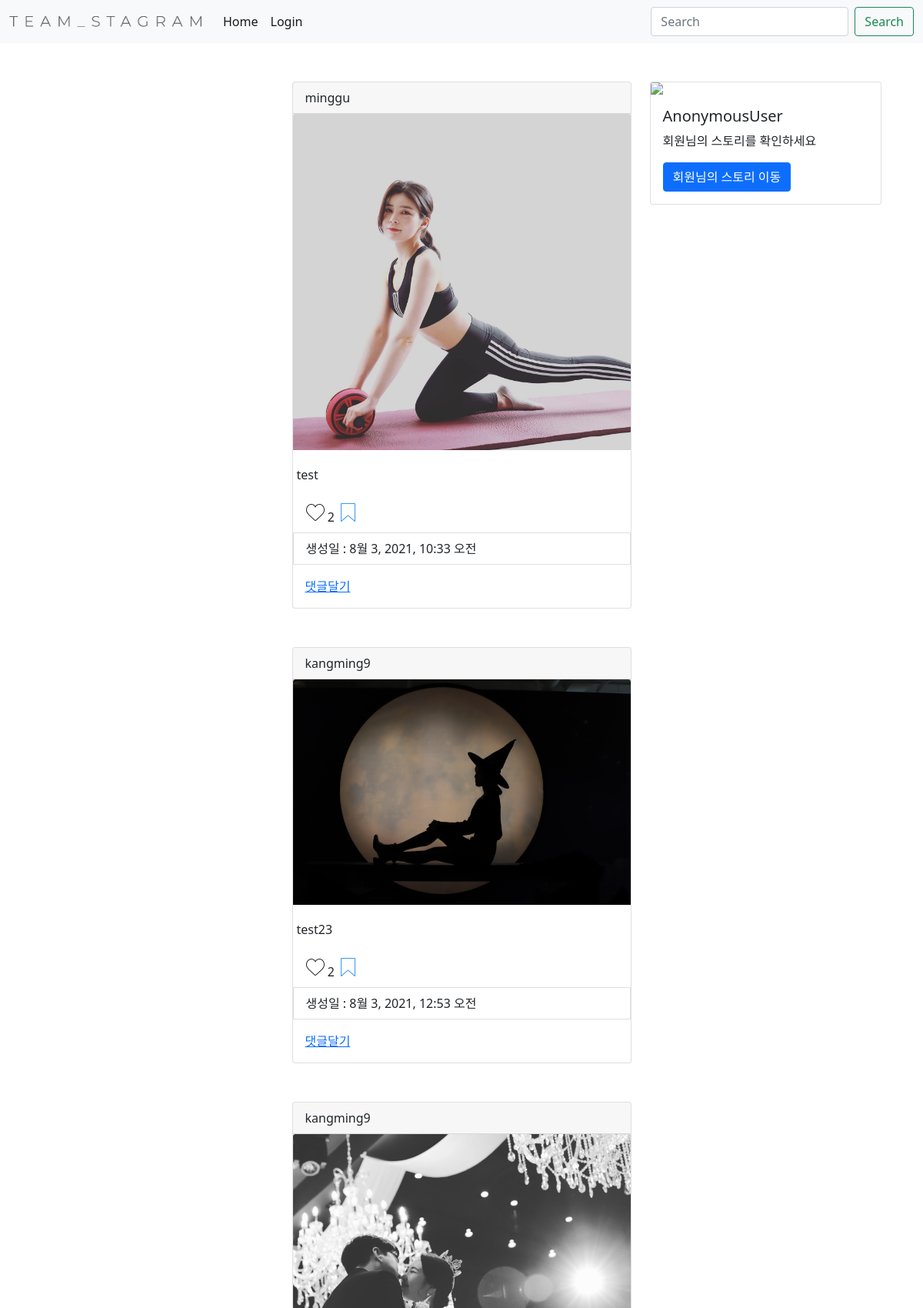
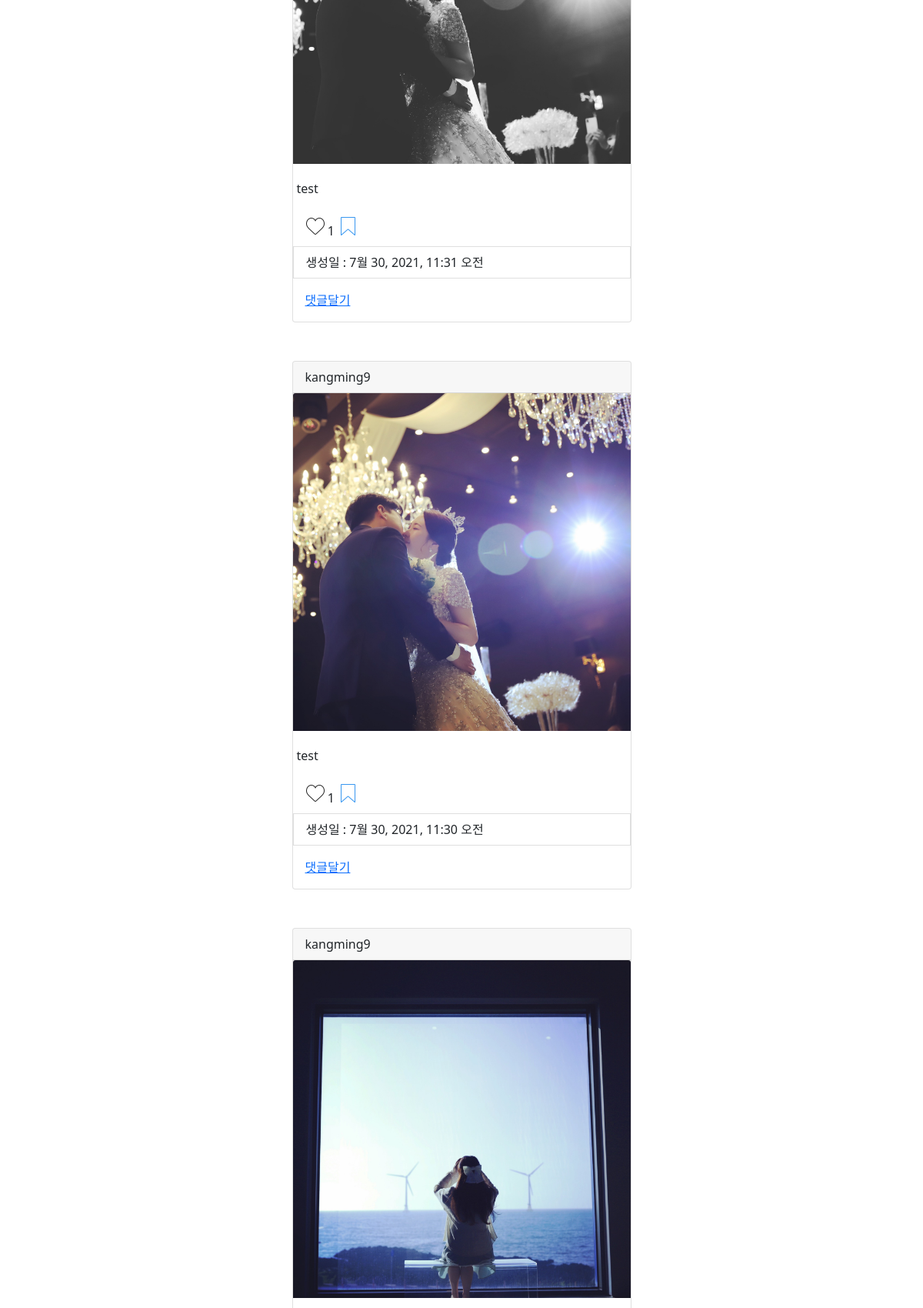
The page / (upper part) on the database its author committed (2 pictures, top to bottom).
### post/models.py (models this page shows, shortened)
class Post(models.Model):
    author = models.ForeignKey(User, on_delete=models.CASCADE, related_name='user')
    text = models.TextField(blank=True)
    image = models.ImageField(upload_to= 'timeline_photo/%Y/%m/%d')
    created = models.DateTimeField(auto_now_add=True)
    updated = models.DateTimeField(auto_now=True)
    like = models.ManyToManyField(User, related_name='like_post', blank=True)
    favorite = models.ManyToManyField(User, related_name='favorite_post', blank=True)
    class Meta:
        ordering = ['-created']

### post/views.py (the view)
# urls.py: path("", PostList.as_view(), name='index'),
class PostList(ListView):
    model = Post
    template_name_suffix = '_list'

### post/templates/post/post_list.html (shortened to what this page needs)
{% extends 'base.html' %}
{% block content %}
<div class="container">
    <div class="row">
        <div class="col"></div>
        <div class="col-5">
            {% for object in object_list %}
            <article class="card mb-4" style="margin-top: 50px;">
                <div class="card-header">
                    {{ object.author }}
                </div>
                <img src="{{ object.image.url }}" class="card-img-top" alt="...">
                <p class="card-text" style="margin-top:20px; margin-left:5px;"> {{ object.text }} </p>
                <div class="card-text">
                    <ul class="list-group list-group-flush">
                        <li class="list-group-item">
                            <a href="{% url 'post:like' object.id %}"
                               class="float-left btn-like {% if user in object.like.all %} active {% endif %}">좋아요</a>
                            {% if object.like.all.count %}
                            <span class="float-left">
                                {{object.like.all.count}}
                            </span>
                            {% endif %}
                            <a href="{% url 'post:favorite' object.id %}"
                               class="float-right btn-favorite {% if user in object.favorite.all %}active{% endif %}">저장하기</a>
                        </li>
                    </ul>
                        <li class="list-group-item">생성일 : {{object.created}}</li>
                </div>
                <div class="card-body">
                    <a href="{% url 'post:detail' object.id %} " class="card-link">댓글달기</a>
                </div>
            </article>
            {% endfor %}
        </div>
        <div class="col">
            {% load static %}
            <div class="card" style="margin-top: 50px;">
               <img src="{{user.profile_src_img}}}" class="card-img-top">
                <div class="card-body">
                    <h5 class="card-title">{{user}}</h5>
                    <p class="card-text">회원님의 스토리를 확인하세요</p>
                    <a href="{% url 'post:mylist' %}" class="btn btn-primary">회원님의 스토리 이동</a>
                </div>
            </div>
        </div>
    </div>
</div>
{% endblock %}

### rows shown on the page
Post: author "minggu", image (picture), text "test", like.all.count "2", created "8월 3, 2021, 10:33 오전"
Post: author "kangming9", image (picture), text "test23", like.all.count "2", created "8월 3, 2021, 12:53 오전"
Post: author "kangming9", image (picture), text "test", like.all.count "1", created "7월 30, 2021, 11:31 오전"
Post: author "kangming9", image (picture), text "test", like.all.count "1", created "7월 30, 2021, 11:30 오전"
Post: author "kangming9", image (picture)

### other values the page prints
{{ user }} "AnonymousUser"
